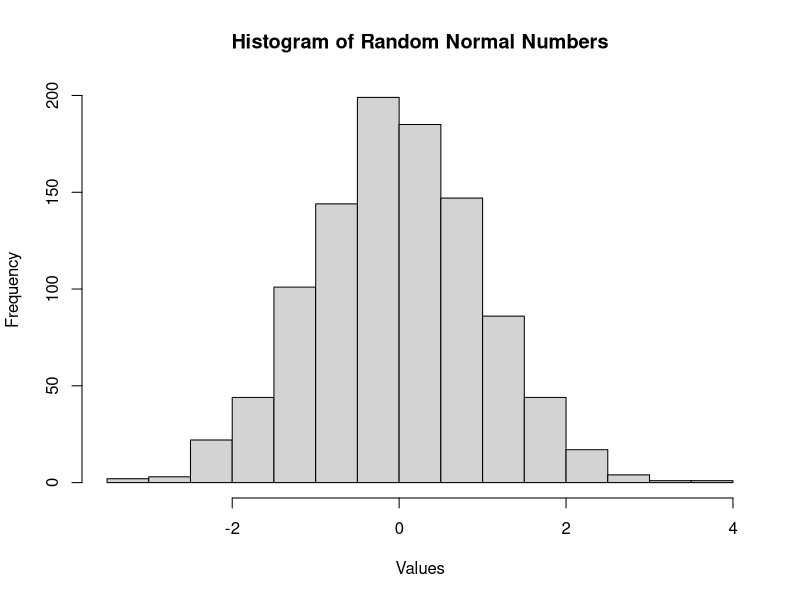
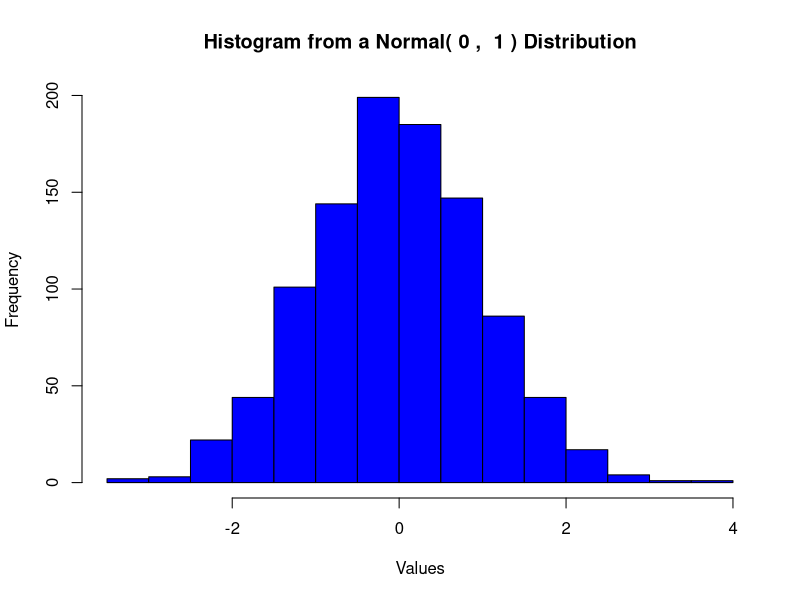

Source code (R) for these figures, in order:
## ---- chunk 1
data(iris)

element <- iris[10, 5]
element

## ---- chunk 2
data(iris)

species_column <- iris$Species
last_five_rows <- tail(species_column, 5)
last_five_rows

## ---- chunk 3
data(iris)

average_sepal_length <- mean(iris$Sepal.Length[iris$Petal.Width > 1])
average_sepal_length


## ---- chunk 4

for (i in 1:10) {
  if (i < 5) {
    print(i * 3)
  } else {
    print(i * 2)
  }
}


## ---- chunk 5
set.seed(184)


while (TRUE) {
  num <- rnorm(1, mean = 1, sd = 2)
  
  if (num > 3) {
    break
  }
  
  print(num)
}

## ---- chunk 6
Counting <- data.frame(V1 = numeric(), V2 = numeric(), V3 = numeric(), V4 = numeric())

for (i in 1:3) {
  for (j in 1:4) {
    Counting[i, j] <- i + j-1
  }
}

Counting

## ---- chunk 7

set.seed(184)
plotNormal <- function(repetitions, mean, sd) {
  random_numbers <- rnorm(repetitions, mean = mean, sd = sd)
  hist(random_numbers, main = "Histogram of Random Normal Numbers", xlab = "Values")
}

# 5.b
plotNormal(1000, mean = 0, sd = 1)


## ---- chunk 8

set.seed(184)
plotNormal <- function(repetitions, mean, sd, color = "blue") {
  random_numbers <- rnorm(repetitions, mean = mean, sd = sd)
  hist(random_numbers, main = paste("Histogram from a Normal(" ,mean, ", " ,sd, ") Distribution"), 
       xlab = "Values", col = color)
}


plotNormal(1000, mean = 0, sd = 1, color = "blue")


